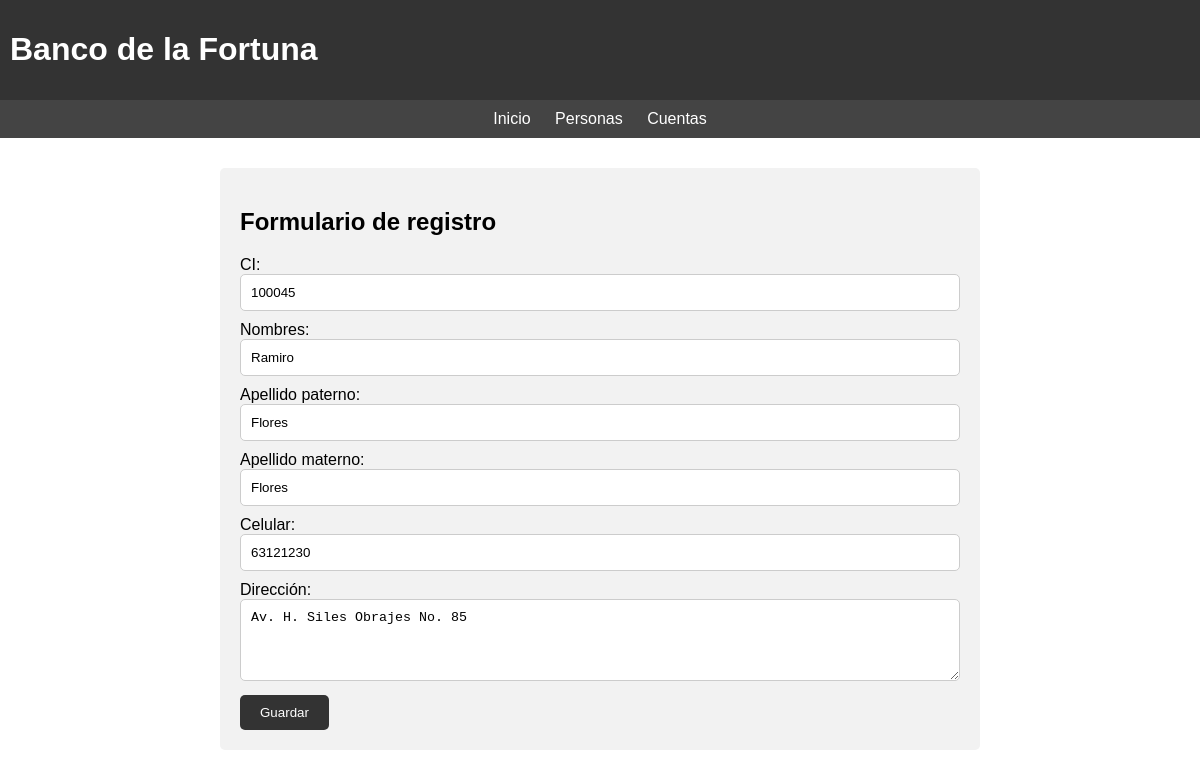
The app's page /bank/editar-form.php?ci=100045 with its own data.
### tables this page shows
CREATE TABLE persona (
    ci varchar(16) NOT NULL,
    nombres varchar(255) NOT NULL,
    paterno varchar(255),
    materno varchar(255),
    direccion varchar(255),
    celular int,
	departamento varchar(50),
    PRIMARY KEY (ci)
);

### bank/editar-form.php (the view, shortened to what this page needs)
<!DOCTYPE html>
<html lang="es">
<?php include "head.php"; ?>
<body>
    <?php
        include "menu.php";
        include "conexion.inc.php";
        $ci=$_GET["ci"];
        $resultado = mysqli_query($con, "select * from persona where ci='$ci'");
        $row = mysqli_fetch_array($resultado);
    ?>
    <form action="editar.php" method="post">
        <h2>Formulario de registro</h2>
        <label for="ci">CI:</label>
        <input class="form-field" type="text" id="ci" value="<?php echo $row['ci']; ?>" readonly>
        <label for="nombre">Nombres:</label>
        <input class="form-field" type="text" id="nombres" name="nombres" value="<?php echo $row['nombres']; ?>" required>
        <label for="paterno">Apellido paterno:</label>
        <input class="form-field" type="text" id="paterno" name="paterno" value="<?php echo $row['paterno']; ?>" required>
        <label for="materno">Apellido materno:</label>
        <input class="form-field" type="text" id="materno" name="materno" value="<?php echo $row['materno']; ?>" required>
        <label for="celular">Celular:</label>
        <input class="form-field" type="number" id="celular" name="celular" value="<?php echo $row['celular']; ?>" required>
        <label for="direccion">Dirección:</label>
        <textarea class="form-field" id="direccion" name="direccion" rows="4" required><?php echo $row['direccion']; ?></textarea>
        <input class="guardar" type="submit" value="Guardar">
    </form>
</body>
</html>

### bank/head.php (style rules this page uses)
body { font-family: Arial, sans-serif; margin: 0; padding: 0; }
form { width: 60%; margin: 30px auto; padding: 20px; background-color: #f2f2f2; border-radius: 5px; }
.form-field { width: 100%; padding: 10px; margin-bottom: 10px; border: 1px solid #ccc; border-radius: 5px; box-sizing: border-box; }
.guardar { background-color: #333; color: #fff; padding: 10px 20px; border: none; border-radius: 5px; cursor: pointer; }

### records on screen
persona: ci "100045", nombres "Ramiro", paterno "Flores", materno "Flores", celular "63121230", direccion "Av. H. Siles Obrajes No. 85"
